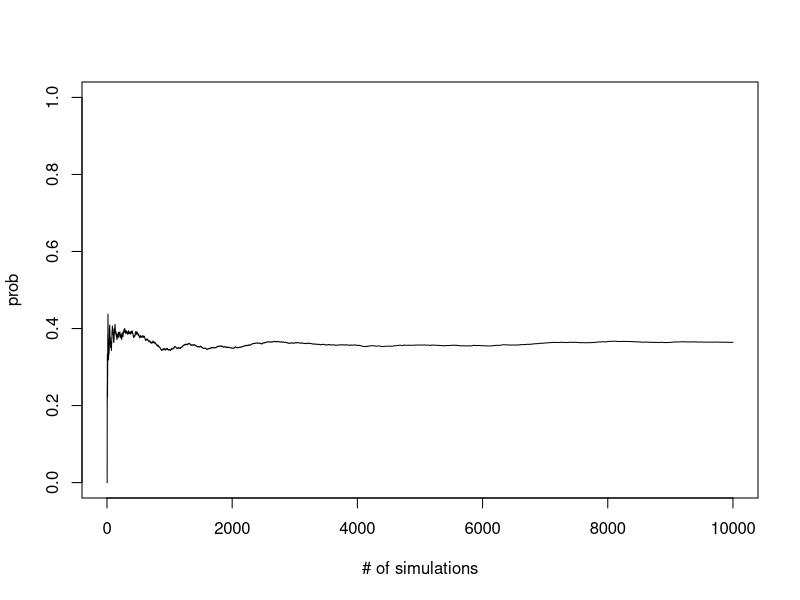

Write the R code that produced this figure.
## ---- chunk 1
n <- 100
# simulate 10000 times
final.choice <- rep(NA, 10000)

for (j in 1:10000){
  sample.order <- sample(1:n, n, replace = FALSE)
  k <- ceiling(n/exp(1))
  best.so.far <- max(sample.order[1:k])
  i <- k + 1
  while (TRUE){
    if (sample.order[i] > best.so.far) {final.choice[j] <- sample.order[i]
                                        break}
    i <- i + 1
    if (i > n) {final.choice[j] <- sample.order[n]
                break}
  }
}
# The probability that we choose the best applicant
sum(final.choice==n)/10000
# Let's see the convergence of the probability
prob <- rep(NA, 10000)
for (j in 1:10000){
  prob[j] <- sum(final.choice[1:j]==n)/j
}
plot(prob, xlab="# of simulations", type="l", ylim=c(0,1))
## ---- chunk 2
n <- 100
# simulate 10000 times
final.choice1 <- rep(NA, 10000)
final.choice2 <- rep(NA, 10000)
isbest1 <- 0
isbest2 <- 0
for (j in 1:10000){
  secretary <- runif(n)
  best.secretary <- max(secretary)
  sample.order <- sample(secretary, n, replace = FALSE)
  
  k1 <- ceiling(n/exp(1))
  best.so.far1 <- max(sample.order[1:k1])
  i <- k1 + 1
  while (TRUE){
    if (sample.order[i] > best.so.far1) {final.choice1[j] <- sample.order[i]
                                        break}
    i <- i + 1
    if (i > n) {final.choice1[j] <- sample.order[n]
                break}
  }
  if (final.choice1[j]==best.secretary) isbest1 <- isbest1 + 1
  
  k2 <- ceiling(sqrt(n))
  best.so.far2 <- max(sample.order[1:k2])
  i <- k2 + 1
  while (TRUE){
    if (sample.order[i] > best.so.far2) {final.choice2[j] <- sample.order[i]
                                         break}
    i <- i + 1
    if (i > n) {final.choice2[j] <- sample.order[n]
                break}
  }
  if (final.choice2[j]==best.secretary) isbest2 <- isbest2 + 1
}
# The probability of choosing the best
isbest1/10000
isbest2/10000
# The expected score for two threshold
sum(final.choice1)/10000
sum(final.choice2)/10000
